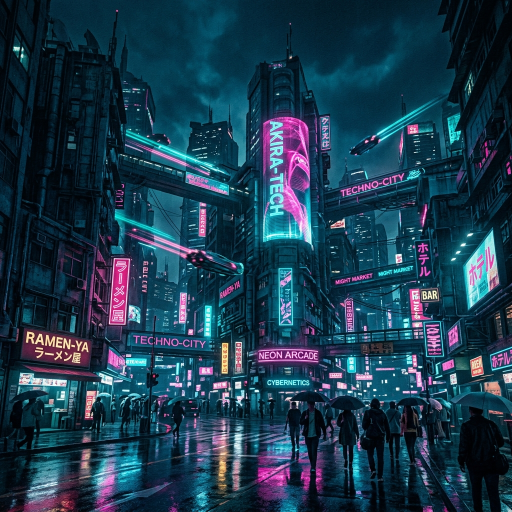
#> input picture examples/reference_cyberpunk.png, 1024 x 1024 px (shown at 1/2 size)
$ python -i preprocess.py   (imports and definitions only)
#> lines starting #> are read from the running program, lines starting #| are printed output that depends on the picture
"""
Preprocessing pipeline for color grade transfer.
Handles image loading, resizing, color space conversion (BGR <-> LAB),
and input normalization from multiple sources (file, numpy, PIL, Gradio).

LAB color space is the foundation of every color transfer approach because
it cleanly separates luminance (L) from chrominance (A, B channels).
"""

import cv2
import numpy as np
from PIL import Image
from typing import Tuple, Optional, Union


# ---------------------------------------------------------------------------
# Image Loading
# ---------------------------------------------------------------------------

def load_image(image_input: Union[str, np.ndarray, Image.Image],
               size: Optional[Tuple[int, int]] = (512, 512),
               keep_aspect: bool = True,
               pad_color: Tuple[int, int, int] = (0, 0, 0)) -> np.ndarray:
    """
    Load an image from a file path, numpy array, or PIL Image.
    Handles RGBA, grayscale, and various input formats gracefully.

    Args:
        image_input: File path string, numpy array (RGB uint8), or PIL Image.
        size: Target (width, height) to resize to. None = keep original size.
        keep_aspect: If True, resize preserving aspect ratio and pad.
                     If False, stretch to exact size.
        pad_color: BGR color to use for padding when keep_aspect=True.

    Returns:
        BGR uint8 numpy array.
    """
#> called with size = (512, 512), keep_aspect = False, pad_color = (0, 0, 0)
    if isinstance(image_input, str):
        img = cv2.imread(image_input, cv2.IMREAD_UNCHANGED)
        if img is None:
            raise FileNotFoundError(f"Could not load image: {image_input}")
        img = _normalize_channels(img)

    elif isinstance(image_input, Image.Image):
        # Convert PIL to RGB first, then to BGR
        pil_rgb = image_input.convert("RGB")
        img = np.array(pil_rgb)
        img = cv2.cvtColor(img, cv2.COLOR_RGB2BGR)

    elif isinstance(image_input, np.ndarray):
        img = _normalize_channels(image_input.copy())
        # Numpy arrays from Gradio/PIL are RGB — convert to BGR
        if len(img.shape) == 3 and img.shape[2] == 3:
            img = cv2.cvtColor(img, cv2.COLOR_RGB2BGR)
#> img is the input picture: shape (1024, 1024, 3); mean B, G, R 77.6, 58, 28

    else:
        raise TypeError(f"Unsupported image input type: {type(image_input)}")

    # Ensure uint8
    if img.dtype != np.uint8:
        if img.max() <= 1.0:
            img = (img * 255).astype(np.uint8)
        else:
            img = np.clip(img, 0, 255).astype(np.uint8)

    # Resize
    if size is not None:
        if keep_aspect:
            img = _resize_with_aspect(img, size, pad_color)
        else:
            img = cv2.resize(img, size, interpolation=_pick_interpolation(img, size))
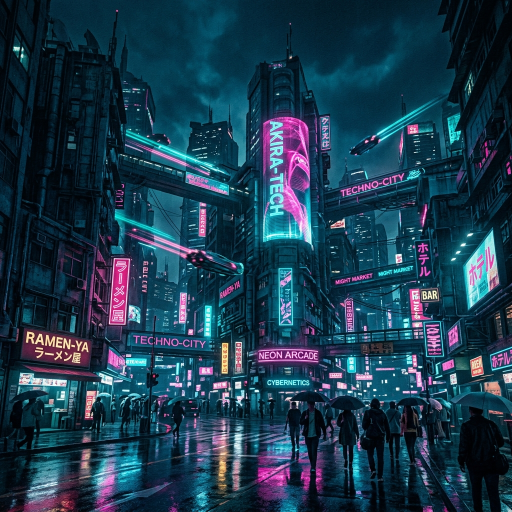
#> img: shape (512, 512, 3); mean B, G, R 77.8, 58.1, 28.1

    return img


def _normalize_channels(img: np.ndarray) -> np.ndarray:
    """
    Normalize image to 3-channel BGR.
    Handles grayscale (1 or 2D), RGBA (4-channel), and already-3-channel images.
    """
    if len(img.shape) == 2:
        # Grayscale -> BGR
        img = cv2.cvtColor(img, cv2.COLOR_GRAY2BGR)
    elif len(img.shape) == 3:
        if img.shape[2] == 4:
            # RGBA -> BGR (drop alpha, blend onto white)
            img = _rgba_to_bgr(img)
        elif img.shape[2] == 1:
            # Single channel -> BGR
            img = cv2.cvtColor(img, cv2.COLOR_GRAY2BGR)
    return img


# [38 lines left out: functions _rgba_to_bgr, _resize_with_aspect, not called in this run]


def _pick_interpolation(img: np.ndarray,
                        target_size: Tuple[int, int]) -> int:
    """
    Pick the best interpolation method based on whether we're
    upscaling or downscaling.
    """
    h, w = img.shape[:2]
    tw, th = target_size
    if tw * th < w * h:
        return cv2.INTER_AREA       # Downscaling — INTER_AREA avoids aliasing
    else:
        return cv2.INTER_LANCZOS4   # Upscaling — Lanczos for sharp results


# ---------------------------------------------------------------------------
# Color Space Conversions
# ---------------------------------------------------------------------------

def bgr_to_lab(img_bgr: np.ndarray) -> np.ndarray:
    """
    Convert a BGR uint8 image to LAB float32.

    LAB color space separates luminance (L) from chrominance (A, B),
    making it ideal for color transfer operations.

    OpenCV LAB ranges (uint8 encoding):
        L: 0–255  (maps to 0–100 in true LAB)
        A: 0–255  (maps to -128 to +127)
        B: 0–255  (maps to -128 to +127)

    Args:
        img_bgr: BGR uint8 numpy array.

    Returns:
        LAB float32 numpy array with OpenCV uint8-scaled ranges.
    """
    img_lab = cv2.cvtColor(img_bgr, cv2.COLOR_BGR2LAB).astype(np.float32)
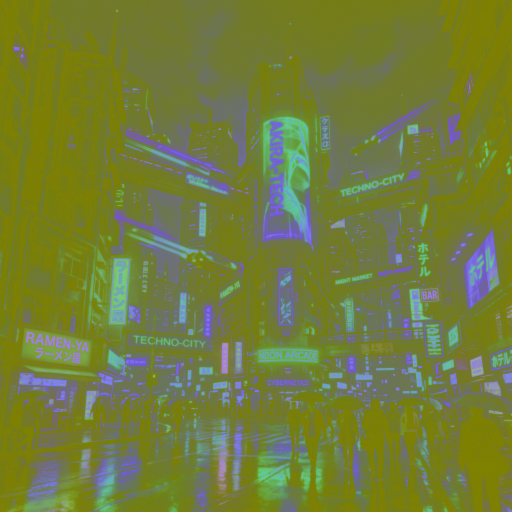
#> img_lab: shape (512, 512, 3) float32; mean B, G, R 58.9, 125.4, 114.1
    return img_lab


# [13 lines left out: function lab_to_bgr, not called in this run]


def bgr_to_rgb(img_bgr: np.ndarray) -> np.ndarray:
    """Convert BGR to RGB (for display / Gradio output)."""
    return cv2.cvtColor(img_bgr, cv2.COLOR_BGR2RGB)


def rgb_to_bgr(img_rgb: np.ndarray) -> np.ndarray:
    """Convert RGB to BGR (from Gradio input)."""
    return cv2.cvtColor(img_rgb, cv2.COLOR_RGB2BGR)


# ---------------------------------------------------------------------------
# LAB Channel Utilities
# ---------------------------------------------------------------------------

# [21 lines left out: functions split_lab, merge_lab, not called in this run]


# ---------------------------------------------------------------------------
# Convenience Functions
# ---------------------------------------------------------------------------

def load_and_convert(image_input: Union[str, np.ndarray, Image.Image],
                     size: Optional[Tuple[int, int]] = (512, 512),
                     keep_aspect: bool = False) -> np.ndarray:
    """
    Convenience function: load an image and convert directly to LAB float32.

    Args:
        image_input: File path, numpy array (RGB), or PIL Image.
        size: Target (width, height). None = keep original.
        keep_aspect: Preserve aspect ratio with padding.

    Returns:
        LAB float32 numpy array.
    """
    img_bgr = load_image(image_input, size, keep_aspect=keep_aspect)
    img_lab = bgr_to_lab(img_bgr)
    return img_lab


# [25 lines left out: function preprocess_pair, not called in this run]

>>> import cv2
>>> picture = cv2.cvtColor(cv2.imread('../examples/reference_cyberpunk.png'), cv2.COLOR_BGR2RGB)
>>> result = load_and_convert(picture)

$ run again, on examples/reference_golden_hour.png
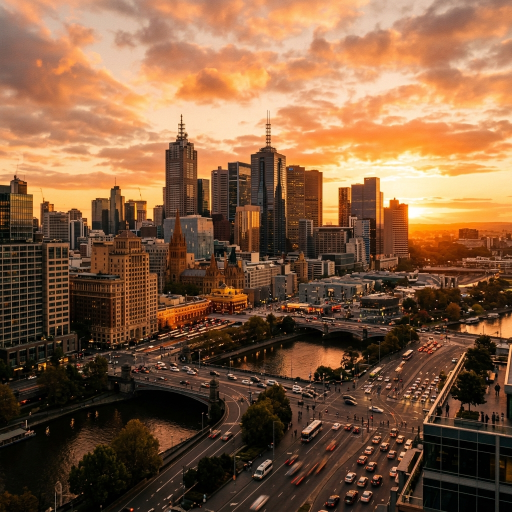
#> input picture examples/reference_golden_hour.png, 1024 x 1024 px (shown at 1/2 size)
#> in load_image, img is the input picture: shape (1024, 1024, 3); mean B, G, R 63.6, 92.3, 129.9
#> in load_image, `img = cv2.resize(img, size, interpolation=_pick_interpolation(img, siz..`:
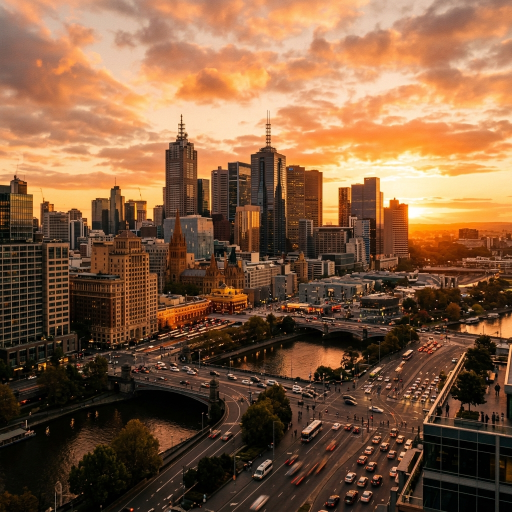
#> img: shape (512, 512, 3); mean B, G, R 63.7, 92.4, 130
#> in bgr_to_lab, `img_lab = cv2.cvtColor(img_bgr, cv2.COLOR_BGR2LAB).astype(np.float32)`:
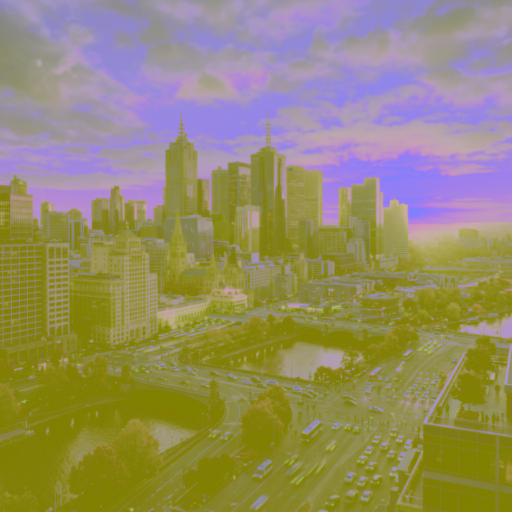
#> img_lab: shape (512, 512, 3) float32; mean B, G, R 104.7, 139.6, 149.2

$ run again, on examples/reference_nordic.png
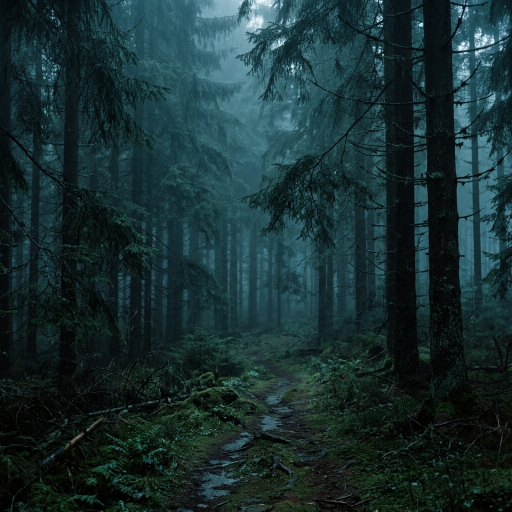
#> input picture examples/reference_nordic.png, 1024 x 1024 px (shown at 1/2 size)
#> in load_image, img is the input picture: shape (1024, 1024, 3); mean B, G, R 49.4, 47.3, 24.8
#> in load_image, `img = cv2.resize(img, size, interpolation=_pick_interpolation(img, siz..`:
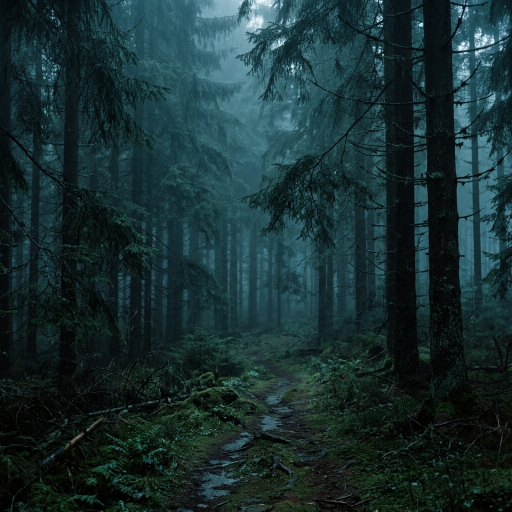
#> img: shape (512, 512, 3); mean B, G, R 49.6, 47.4, 24.9
#> in bgr_to_lab, `img_lab = cv2.cvtColor(img_bgr, cv2.COLOR_BGR2LAB).astype(np.float32)`:
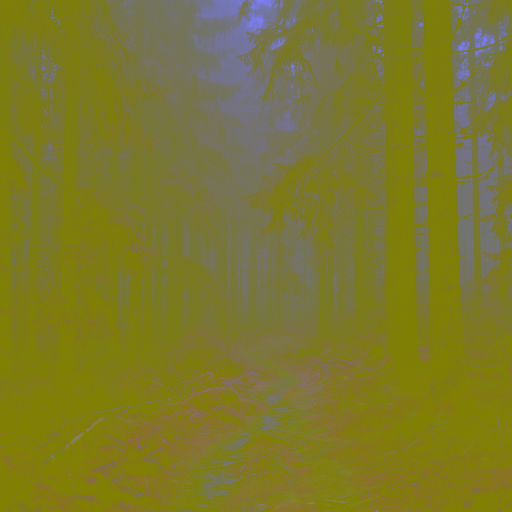
#> img_lab: shape (512, 512, 3) float32; mean B, G, R 45, 120.6, 124.1
